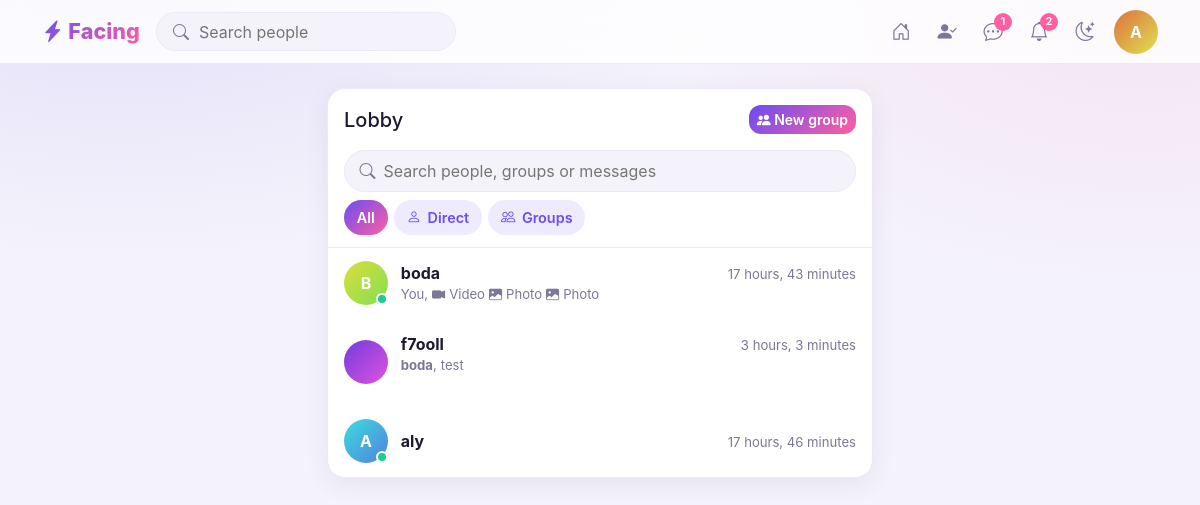
/messages/ (signed in), run on the app's committed database.
### accounts/models.py (models this page shows, shortened)
class User(AbstractBaseUser, PermissionsMixin):
    class Colors(models.IntegerChoices):
        YELLOW = 20, "Yellow"
        AQUA = 180, "Aqua"
        GBLUE = 150, "Green Blue"
        BLUE = 200, "Blue"
        GREEN = 100, "Green"
        PURPLE = 240, "Purple"
        YGREEN = 60, "Yellow Green"
        DPURPLE = 260, "Deep Purple"
    id = models.UUIDField(primary_key=True, default=uuid.uuid4, editable=False)
    username = models.CharField(max_length=50, unique=True)
    email = models.EmailField(max_length=300, unique=True)
    img = models.ImageField(upload_to="ProfileImg", null=True, blank=True)
    color = models.IntegerField(
        choices=Colors.choices, default=random.choice(Colors.values)
    )
    bio = models.CharField(max_length=100, null=True, blank=True)
    city = models.CharField(max_length=100, null=True, blank=True)
    place = models.CharField(max_length=100, null=True, blank=True)
    is_private = models.BooleanField(default=False)
    show_followers = models.BooleanField(default=True)
    show_following = models.BooleanField(default=True)
    check_follower = models.BooleanField(default=False)
    slug = models.SlugField(null=True, blank=True)
    verified = models.BooleanField(default=False)
    is_active = models.BooleanField(default=True)
    is_staff = models.BooleanField(default=False)
    is_admin = models.BooleanField(default=False)
    is_superuser = models.BooleanField(default=False)
    date_joined = models.DateTimeField(auto_now_add=True)
    last_login = models.DateTimeField(auto_now=True)
    USERNAME_FIELD = "email"
    REQUIRED_FIELDS = ["username"]
    objects = UserManager()

### message/models.py (models this page shows, shortened)
class Conversation(models.Model):
    id = models.UUIDField(primary_key=True, default=uuid.uuid4, editable=False)
    participants = models.ManyToManyField(User, related_name="conversations")
    admin = models.ManyToManyField(User, related_name="conversation_admin", blank=True)
    is_group = models.BooleanField(default=False)
    group_name = models.CharField(max_length=100, null=True, blank=True, unique=True)
    group_image = models.ImageField(upload_to="group_images/")
    created_at = models.DateTimeField(auto_now_add=True)
    updated_at = models.DateTimeField(auto_now=True)
    class Meta:
        ordering = ["-updated_at"]

class Message(models.Model):
    id = models.UUIDField(primary_key=True, default=uuid.uuid4, editable=False)
    conversation = models.ForeignKey(
        Conversation, related_name="messages", on_delete=models.CASCADE
    )
    sender = models.ForeignKey(
        User, related_name="message_sender", on_delete=models.CASCADE
    )
    content = models.TextField(
        validators=[MaxLengthValidator(2000)], null=True, blank=True
    )
    read = models.BooleanField(default=False)
    read_by = models.ManyToManyField(User, related_name="read_messages", blank=True)
    timestamp = models.DateTimeField(auto_now_add=True)
    class Meta:
        ordering = ["-timestamp"]

### message/views.py (the view)
# urls.py: path("", views.lobby, name="lobby"),
@login_required
def lobby(request):
    message = Message.objects.filter(
        conversation__participants=request.user
    ).select_related("sender")
    conversations = (
        Conversation.objects.filter(participants=request.user)
        .prefetch_related(
            "participants",
            Prefetch(
                "messages",
                message.prefetch_related(Prefetch("attachments")).order_by("timestamp"),
                "messages_filter",
            ),
        )
        .annotate(
            latest_messages=Max("messages__timestamp"),
            unread_count=Case(
                When(
                    is_group=False,
                    then=Count(
                        "messages",
                        filter=Q(messages__read=False)
                        & ~Q(messages__sender=request.user),
                        distinct=True,
                    ),
                ),
                When(
                    is_group=True,
                    then=Count(
                        "messages",
                        filter=Q(messages__read=False)
                        & ~Q(messages__read_by=request.user)
                        & ~Q(messages__sender=request.user),
                        distinct=True,
                    ),
                ),
            ),
            readed=Exists(
                Message.objects.filter(
                    read=True,
                    sender=request.user,
                    conversation=OuterRef("id"),
                )
            ),
        )
        .order_by("-latest_messages")
        .distinct()
    )
    context = {"conversations": conversations}
    return render(request, "messages/lobby.html", context)

### message/context_processors.py (called while the page is built)
def nav_counters(request):
    requests = Follow.objects.filter(
        following=request.user, status=Follow.Status.PENDING
    ).count()
    return {"requests": requests}

### templates/messages/lobby.html (shortened to what this page needs)
{% extends 'base.html' %}
{% block body %}
<main class="container py-4"><div class="row justify-content-center"><div class="col-lg-6">
  <div class="card">
    <div class="chat-side-head">
      <h5 class="mb-0">Lobby</h5>
      <a class="btn btn-brand btn-sm ms-auto" href="{% url 'group' %}"><i class="bi bi-people-fill"></i> New group</a>
    </div>
    <div class="px-3 pb-2">
      <div class="search-box">
        <i class="bi bi-search"></i>
        <input type="search" placeholder="Search people, groups or messages" aria-label="Search conversations" data-live-search="#convList" autocomplete="off">
      </div>
    </div>
    <div class="chat-tabs" role="tablist">
      <button type="button" class="chip active" data-tab="all" data-tab-for="#convList">All</button>
      <button type="button" class="chip" data-tab="direct" data-tab-for="#convList"><i class="bi bi-person"></i> Direct</button>
      <button type="button" class="chip" data-tab="group" data-tab-for="#convList"><i class="bi bi-people"></i> Groups</button>
    </div>
    <div class="conv-list" id="convList">
      {% for i in conversations %}
        {% if i.is_group == False %}
          <a class="conv" data-item data-type="direct" href="{% url 'chat' i.id %}">
            <span class="av-wrap">
              {% if request.user == i.participants.first %}
                <span class="av" style="{% if i.participants.last.img %}background-image:url('{{ i.participants.last.img.url }}');background-size:cover;background-position:center;{% else %}--h:{{i.participants.last.color}}{% endif %}">{% if not i.participants.last.img %}{{ i.participants.last.username|first|upper }}{% endif %}</span>
              {% else %}
                <span class="av" style="{% if i.participants.first.img %}background-image:url('{{ i.participants.first.img.url }}');background-size:cover;background-position:center;{% else %}--h:{{i.participants.first.color}}{% endif %}">{% if not i.participants.first.img %}{{ i.participants.first.username|first|upper }}{% endif %}</span>
              {% endif %}
              <span class="online-dot" title="Online"></span>
            </span>
            <div class="conv-main">
              <div class="d-flex align-items-baseline gap-2">
                <b class="conv-name">
                  {% if i.participants.first != request.user %}
                    {{i.participants.first.username}}
                  {% else %}
                    {{i.participants.last.username}}
                  {% endif %}
                </b>
                <small class="conv-time">{{i.updated_at|timesince}}</small></div>
                <div class="d-flex align-items-center gap-2">
                  {% if i.messages.all %}
                    <small class="conv-last d-flex">
                        {% if request.user != i.messages.first.sender %}
                          <b> {{ i.messages.first.sender.username }} </b>,
                        {% else %}
                          You,
                        {% endif %}
                        {% if i.messages.first.content %}
                          <p class='ms-1'> {{i.messages.first.content|truncatewords:2}} </p>
                          {% if request.user == i.messages.first.sender %}
                          {% if i.readed %}
                          <i class="bi bi-check2-all ticks seen "></i>
                          {% endif %}
                          {% endif %}
                        {% else  %}
                          {% for msg in i.messages.all %}
                            {% if msg.attachments.last.file_type == 'image' %}
                              <i class="bi bi-image-fill ms-1 me-1"></i> Photo
                            {% elif msg.attachments.last.file_type == 'video' %}
                              <i class="bi bi-camera-video-fill ms-1 me-1"></i> Video
                            {% endif %}
                          {% endfor %}
                        {% endif %}
                    </small>
                  {% endif %}
              </div>
            </div>
          </a>
        {% else %}
          <a class="conv"  class="group-only" data-item data-type="group" href="{% url 'chat' i.id %}">
            <span class="av sm">
              <span class="av" style="background-image:url('{{ i.group_image.url }}');background-size:cover;background-position:center;"></span>
            </span>
            <div class="conv-main">
              <div class="d-flex align-items-baseline gap-2"><b class="conv-name">{{i.group_name}}</b><small class="conv-time">{{i.messages.first.timestamp|timesince}}</small></div>
              <div class="d-flex align-items-center gap-2">
                  {% if i.messages.all %}
                    <small class="conv-last d-flex">
                        {% if request.user != i.messages.first.sender %}
                          <b> {{ i.messages.first.sender.username }} </b>,
                        {% else %}
                          You,
                        {% endif %}
                        {% if i.messages.first.content %}
                          <p class='ms-1'> {{i.messages.first.content|truncatewords:2}} </p>
                        {% endif %}
                    </small>
                  {% endif %}
              </div>
            </div>
          </a>
        {% endif %}
      {% endfor %}
    </div>
  </div>
</div></div></main>
{% endblock body %}

### templates/navbar.html (shortened to what this page needs)
<nav class="topbar sticky-top"><div class="container d-flex align-items-center gap-3">
  <a class="brand" href="{% url 'home' %}"><i class="bi bi-lightning-charge-fill"></i> Facing</a>
  {% if request.user.is_authenticated %}
  <form class="search d-none d-md-flex" action='{% url "search" %}'><i class="bi bi-search muted"></i><input placeholder="Search people" aria-label="Search" name='u'></form>
  <div class="ms-auto d-flex align-items-center gap-1">
    <a class="nav-i" data-p="feed" {% if request.path == '/' %} aria-current="page" {% endif %} href="{% url 'home' %}" title="Home"><i class="bi bi-house-door"></i></a>
    <a class="nav-i" data-p="friends"  href="{% url 'requests' %}" title="Friend requests"> <i class="bi bi-person-check-fill"></i></a>
    <button class="nav-i" type="button" id="msgToggle" title="Messages" aria-label="Messages" aria-expanded="false" aria-controls="msgPanel"><i class="bi bi-chat-dots"></i><b class="dot">1</b></button>
    <a class="nav-i" data-p="notifications" href="notifications.html" title="Notifications"><i class="bi bi-bell"></i><b class="dot">2</b></a>
    {% endif %}
    <button class="nav-i" {% if user.is_anonymous %} style='margin-left:auto'{% endif %} type="button" data-theme-toggle title="Toggle theme"><i class="bi bi-moon-stars"></i></button>
    <div class="dropdown ms-1">
      {% if request.user.is_authenticated %}
      <a href="#" data-bs-toggle="dropdown" aria-label="Account">
          <span class="av " id="avatarPrev"
              style="{% if user.img %}background-image:url('{{ request.user.img.url }}');background-size:cover;background-position:center;{% else %}--h:{{request.user.color}}{% endif %}">
              {% if not request.user.img %}{{ user.username|first|upper }}{% endif %}
          </span>
      </a>
      {% else %}
      <a  href="{% url 'account_login' %}">Login /</a>
      <a  href="{% url 'account_signup' %}">Signup</a>
      {% endif %}
    </div>
  </div></div>
</nav>

### static/assets/css/style.css (style rules this page uses)
:root { --bg:#f4f3fb;--card:#fff;--ink:#1b1a2e;--muted:#7a7896;--line:#ebe9f7;--soft:#efebff;--brand:#6c4cf1;--brand2:#ff5fa2;--blue:#1d9bf0; --grad:linear-gradient(135deg,var(--brand),var(--brand2));--r:18px;--shadow:0 6px 24px rgba(60,40,140,.08) }
body { background:var(--bg);color:var(--ink);font-family:"Inter","Segoe UI",system-ui,sans-serif;min-height:100vh; background-image:radial-gradient(600px 300px at 10% -5%,rgba(108,76,241,.12),transparent),radial-gradient(500px 300px at 95% 0,rgba(255,95,162,.10),transparent);background-attachment:fixed }
a { color:var(--brand);text-decoration:none }
.muted { color:var(--muted) }
.card,.modal-content,.dropdown-menu,.list-group-item { background:var(--card);color:var(--ink);border:1px solid var(--line) }
.card { border-radius:var(--r);box-shadow:var(--shadow) }
.btn { border-radius:12px;font-weight:600;transition:transform .15s,box-shadow .15s,background .15s }
.btn-brand { background:var(--grad);color:#fff;border:0 }
.av { --h:260;display:inline-flex;align-items:center;justify-content:center;width:44px;height:44px;border-radius:50%;flex:none;color:#fff;font-weight:700; background:linear-gradient(135deg,hsl(var(--h) 70% 55%),hsl(calc(var(--h) + 40) 70% 60%));background-size:cover;background-position:center;overflow:hidden }
.chip { display:inline-flex;align-items:center;gap:.4rem;padding:.4rem .8rem;border-radius:999px;background:var(--soft);color:var(--brand);font-weight:600;font-size:.9rem;cursor:pointer;border:0 }
.topbar { background:color-mix(in srgb,var(--card) 80%,transparent);backdrop-filter:blur(14px);border-bottom:1px solid var(--line);padding:.6rem 0;z-index:1030 }
.brand { font-weight:800;font-size:1.35rem;background:var(--grad);-webkit-background-clip:text;background-clip:text;color:transparent }
.search { align-items:center;gap:.5rem;background:var(--bg);border:1px solid var(--line);border-radius:999px;padding:.35rem 1rem;width:300px }
.search input { background:none;border:0;outline:0;color:var(--ink);width:100% }
.nav-i { position:relative;width:42px;height:42px;display:grid;place-items:center;border-radius:12px;border:0;background:none;color:var(--muted);font-size:1.2rem }
.dot { position:absolute;top:2px;right:2px;min-width:18px;height:18px;border-radius:9px;background:var(--brand2);color:#fff;font-size:.65rem;display:grid;place-items:center }

### static/assets/css/stories.css (style rules this page uses)
:root { --st-primary: var(--bs-primary, #4f46e5); --st-on-primary: #fff; --st-bg: #f3f5fa; --st-surface: #fff; --st-surface-2: #f1f5f9; --st-text: #0f172a; --st-muted: #64748b; --st-border: #e2e8f0; --st-danger: #e11d48; --st-heart: #ff3b5c; --st-grad: linear-gradient(45deg, #f9ce34 0%, #ee2a7b 55%, #6228d7 100%); --st-radius: 16px; --st-shadow: 0 8px 28px rgba(15, 23, 42, .08); --st-font: system-ui, -apple-system, "Segoe UI", Roboto, "Helvetica Neue", Arial, sans-serif; }

### static/assets/css/chat.css (style rules this page uses)
.av-wrap { position:relative;flex:none }
.online-dot { position:absolute;right:0;bottom:0;width:12px;height:12px;border-radius:50%;background:#20c997;border:2px solid var(--card) }
.search-box { display:flex;align-items:center;gap:.5rem;background:var(--bg);border:1px solid var(--line);border-radius:999px;padding:.35rem .9rem;transition:border-color .15s,box-shadow .15s }
.search-box i { color:var(--muted) }
.search-box input { flex:1;min-width:0;background:none;border:0;outline:0;color:var(--ink);padding:.15rem 0 }
.chat-side-head { display:flex;align-items:center;gap:.5rem;padding:1rem }
.chat-tabs { display:flex;gap:.4rem;padding:0 1rem .75rem }
.chat-tabs .chip { border:0 }
.chat-tabs .chip.active { background:var(--grad);color:#fff }
.conv-list { max-height:calc(100vh - 300px);max-height:calc(100dvh - 300px);min-height:200px;overflow-y:auto;border-top:1px solid var(--line) }
.conv { display:flex;align-items:center;gap:.8rem;padding:.85rem 1rem;color:var(--ink);text-decoration:none;transition:background .15s }
.conv-main { flex:1;min-width:0 }
.conv-name,.conv-last { overflow:hidden;text-overflow:ellipsis;white-space:nowrap }
.conv-last,.conv-time { color:var(--muted);font-size:.82rem }
.conv-time { margin-left:auto;flex:none }

### data on the page
User: username|first "A"
Conversation: participants.last.username|first "B", participants.last.username "boda", updated_at "17 hours, 43 minutes", shows "You,"
Message: shows "Video"
Message: shows "Photo"
Message: shows "Photo"
Conversation: group_name "f7ooll", messages.first.timestamp "3 hours, 3 minutes", messages.first.sender.username "boda", messages.first.content "test"
Conversation: participants.first.username|first "A", participants.first.username "aly", updated_at "17 hours, 46 minutes"
